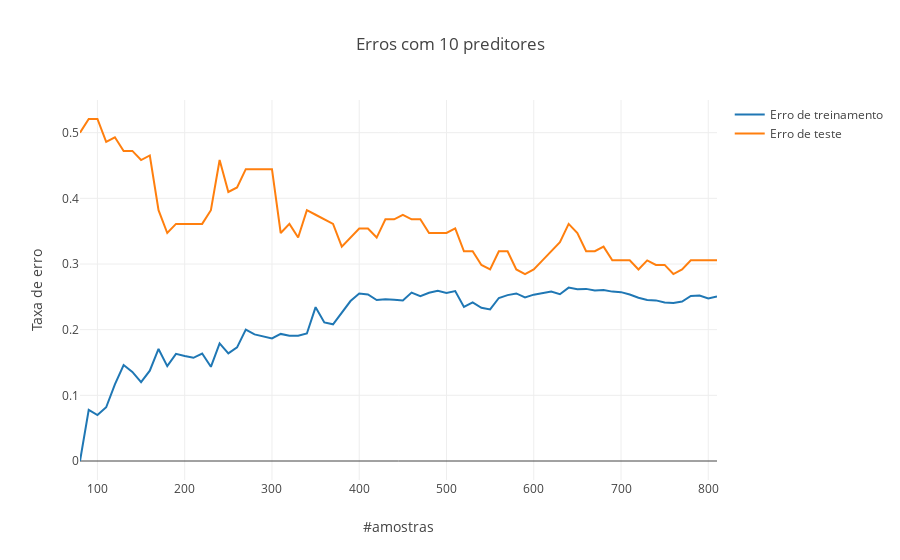
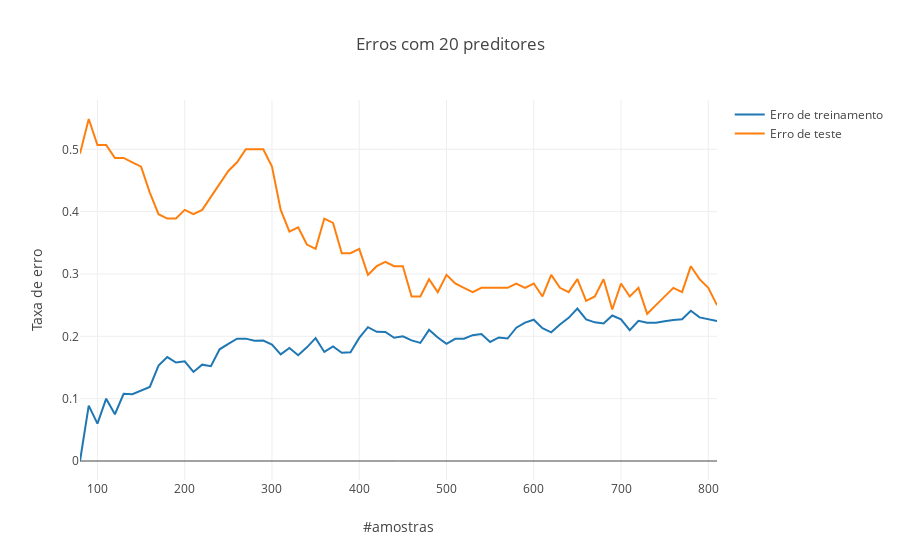

Notebook cell for these charts, in order:
### Markdown cell above
### <span style='color:darkmagenta'>7.3.2.</span> Imprime resultados

Imprime as curvas de aprendizado de cada hiperparâmetro (10, 20, 50, 100 e 300 preditores)

### Code cell
print_learning_curve(lc,samples_vec)
